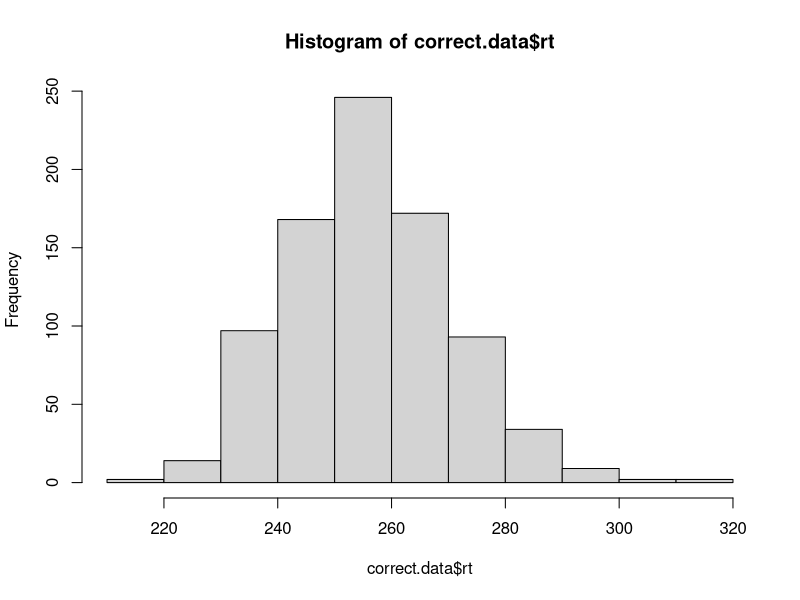
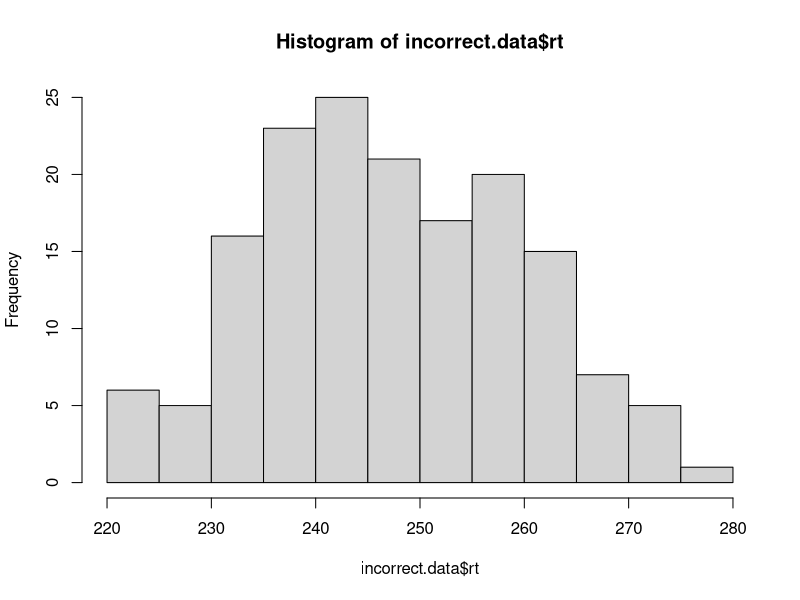

Write R code to recreate these figures, in order.
# implement the model by filling in the function below
# the model should return a data frame with two columns: correct and rt
# the correct column should be TRUE or FALSE, and rt should contain the
# number of steps it took to reach the criterion.

# note that the function takes four arguments:
# samples is the number of samples to draw from the model
# rate.1 is the evidence accumulation rate for the correct response (default value is 40)
# rate.2 is the evidence accumulation rate for the incorrect response (default value is 40)
# criterion is the threshold for a response (default value is 3)

# one oddity: note that higher values for rate.1 and rate.2 will actually produce slower RTs.
# this is because the rate parameter is controlling the rate of decay of the exponential distribution,
# so faster rates mean that less evidence is likely to accumulate on each step. we could make
# these parameters more intuitive by taking 1/rate.1 and 1/rate.2 as the values to rexp().

accumulator.model <- function(samples, rate.1=77, rate.2=84, criterion=3){
  
  responses <- vector()
  latencies <- vector()
  
  for (i in c(1:samples)) {
    
    evidence.correct <- 0
    evidence.incorrect <- 0
    counter <- 0
    
    while ((evidence.correct < criterion) || (evidence.incorrect < criterion)) {
      evidence.correct <- sum(evidence.correct, rexp(1, rate.1))
      evidence.incorrect <- sum(evidence.incorrect, rexp(1, rate.2))
      counter <- counter + 1
    }
    
    if (evidence.correct > evidence.incorrect) {
      responses[i] <- 1
    } else {
      responses[i] <- -1
    }
    
    latencies[i] <- counter
  }
  
  output <- data.frame(
    correct = (responses == 1),
    rt = latencies[] 
  )
  
  return(output)
}

# test the model ####

# if the model is working correctly, then the line below should generate a data frame with 
# 1000 samples and about half of the samples should be correct. the average rt will probably
# be around 112, but might vary from that by a bit.

initial.test <- accumulator.model(1000)
sum(initial.test$correct) / length(initial.test$correct) # should be close to 0.5
mean(initial.test$rt) # should be about 112

# visualize the RT distributions ####

# we can use dplyr to filter the data and visualize the correct and incorrect RT distributions

library(dplyr)

correct.data <- initial.test %>% filter(correct==TRUE)
incorrect.data <- initial.test %>% filter(correct==FALSE)

hist(correct.data$rt)
hist(incorrect.data$rt)
